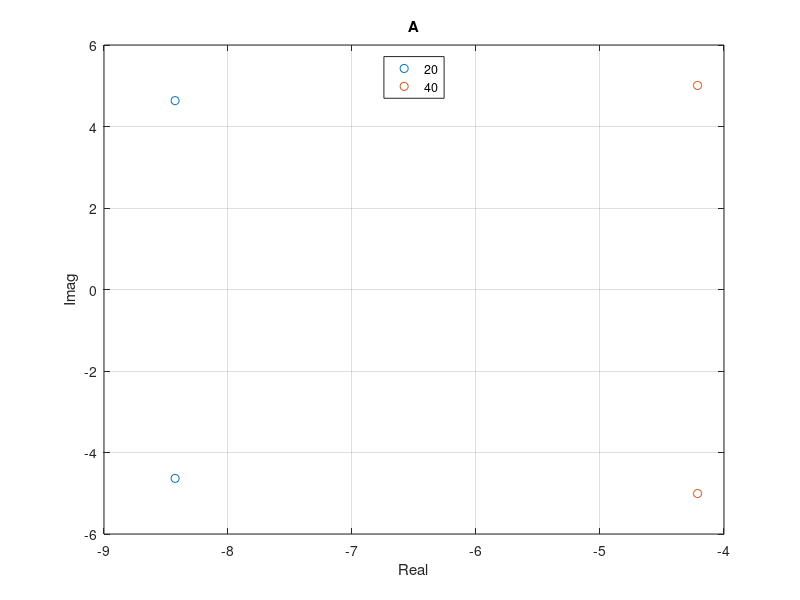
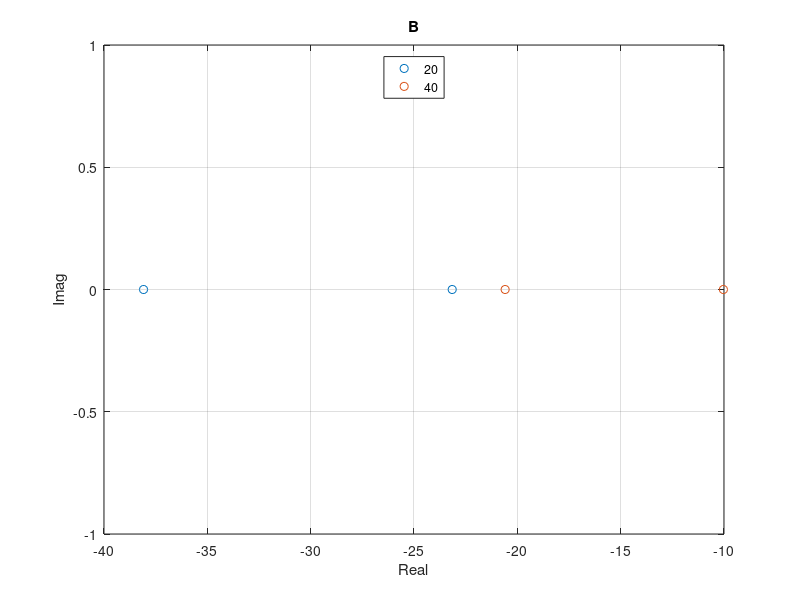
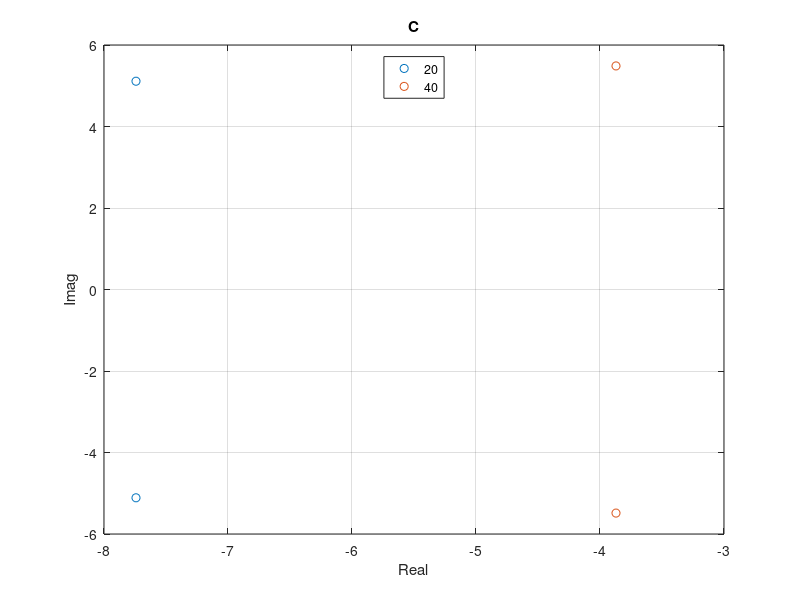

These figures' MATLAB source, in order:
A = [2100, 1670, 0.99, 1.70, 61600, 52100]; % I, m, lf, lr, Cf, Cr
B = [850, 650, 1.63, 1.18, 70000, 90000]; % I, m, lf, lr, Cf, Cr
C = [3500, 1640, 1.30, 1.50, 50000, 80000]; % I, m, lf, lr, Cf, Cr
params = [A; B; C];
titles = ["A", "B", "C"];
V = [20, 40]; % m/s

for i=1:3
    Iz = params(i, 1);
    m = params(i, 2);
    lf = params(i, 3);
    lr = params(i, 4);
    l = lf + lr;
    Cf = params(i, 5);
    Cr = params(i, 6);
    
    figure(i);

    for Vx=V
        D = (2*m*(lf^2*Cf + lr^2*Cr) + 2*Iz*(Cf + Cr))/ (m*Iz*Vx);
        S = ((4*Cf*Cr*l^2) / (m*Iz*Vx^2)) + (2*(lr*Cr-lf*Cf)/Iz);
        c = [1, D, S];
        r = roots(c);
        disp(r);

        real_r = real(r);
        imag_r = imag(r);

        plot(real_r, imag_r, 'o');
        hold on;
    end

    xlabel("Real");
    ylabel("Imag");
    grid on;
    legend(int2str(V(1)), int2str(V(2)), 'Location','north');
    title(titles(i));
end
